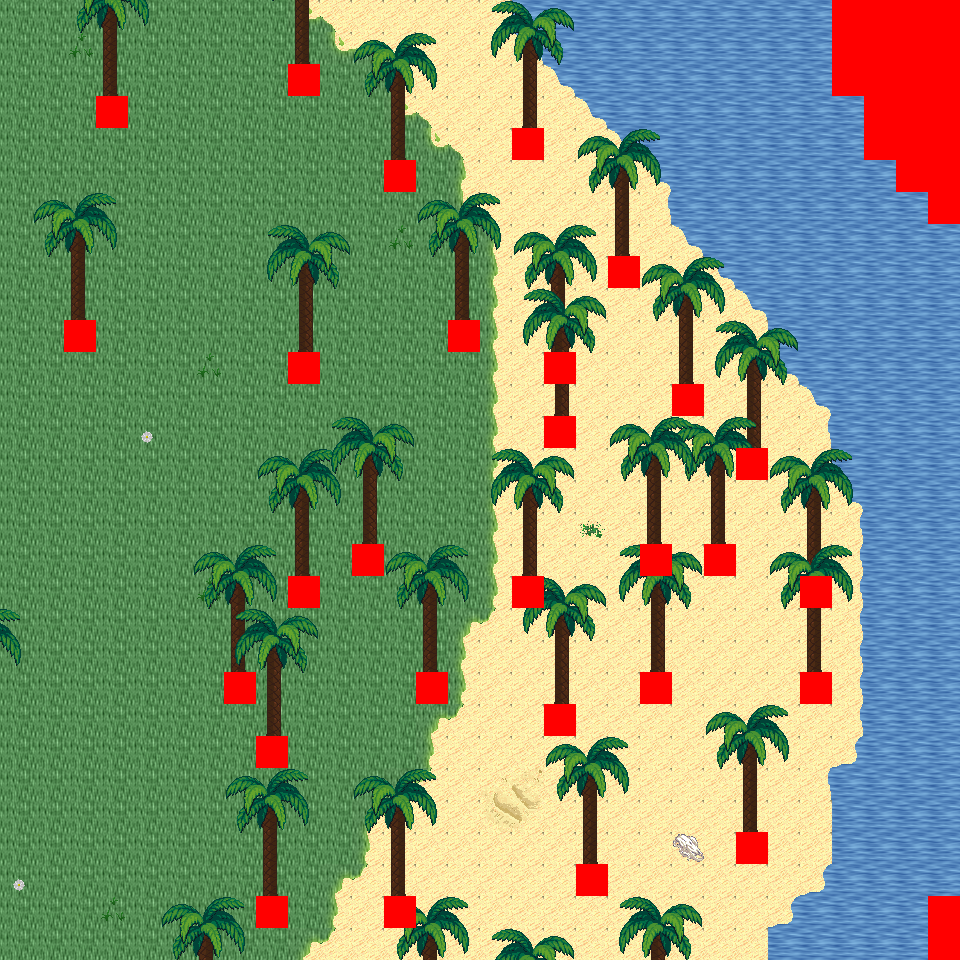

The image is a tile-based game level rendered from a .tmx file. Its description and source (layers, tilesets, objects; grid data summarised) follow:
An orthogonal 30x30 tile map with 32x32 px tiles, 6 tile layers (Ground, Object, Object2, Above, ...), 27 tilesets and 4 objects (4x mapExit).

<map version="1.0" orientation="orthogonal" renderorder="right-down" width="30" height="30" tilewidth="32" tileheight="32" nextobjectid="5">
  <tileset firstgid="1" name="tileset_logic_collision" tilewidth="32" tileheight="32" tilecount="1" columns="1">
    <image source="../drawable/tileset_logic_collision.png" width="32" height="32" />
  </tileset>
  <tileset firstgid="2" name="tileset_ground_ground" tilewidth="32" tileheight="32" tilecount="33" columns="3">
    <image source="../drawable/tileset_ground_ground.png" width="96" height="352" />
  </tileset>
  <tileset firstgid="35" name="tileset_ground_water_pool" tilewidth="32" tileheight="32" tilecount="72" columns="3">
    <image source="../drawable/tileset_ground_water_pool.png" width="96" height="768" />
  </tileset>
  <tileset firstgid="107" name="tileset_ground_water_pool_corners" tilewidth="32" tileheight="32" tilecount="72" columns="3">
    <image source="../drawable/tileset_ground_water_pool_corners.png" width="96" height="768" />
  </tileset>
  <tileset firstgid="179" name="tileset_ground_grass_edges" tilewidth="32" tileheight="32" tilecount="36" columns="12">
    <image source="../drawable/tileset_ground_grass_edges.png" width="384" height="96" />
  </tileset>
  <tileset firstgid="215" name="tileset_plant_grasses" tilewidth="32" tileheight="32" tilecount="6" columns="3">
    <image source="../drawable/tileset_plant_grasses.png" width="96" height="64" />
  </tileset>
  <tileset firstgid="221" name="tileset_ground_grass_corners" tilewidth="32" tileheight="32" tilecount="24" columns="6">
    <image source="../drawable/tileset_ground_grass_corners.png" width="192" height="128" />
  </tileset>
  <tileset firstgid="245" name="tileset_plant_flower_daisy_white" tilewidth="32" tileheight="32" tilecount="8" columns="2">
    <image source="../drawable/tileset_plant_flower_daisy_white.png" width="64" height="128" />
  </tileset>
  <tileset firstgid="253" name="tileset_item_corpse_huge_animal" tilewidth="32" tileheight="32" tilecount="16" columns="2">
    <image source="../drawable/tileset_item_corpse_huge_animal.png" width="64" height="256" />
  </tileset>
  <tileset firstgid="269" name="tileset_plant_cactus" tilewidth="32" tileheight="32" tilecount="2" columns="1">
    <image source="../drawable/tileset_plant_cactus.png" width="32" height="64" />
  </tileset>
  <tileset firstgid="271" name="tileset_item_corpse_skull_pale" tilewidth="32" tileheight="32" tilecount="2" columns="2">
    <image source="../drawable/tileset_item_corpse_skull_pale.png" width="64" height="32" />
  </tileset>
  <tileset firstgid="273" name="tileset_logic_creature_animal" tilewidth="32" tileheight="32" tilecount="32" columns="8">
    <image source="../drawable/tileset_logic_creature_animal.png" width="256" height="128" />
  </tileset>
  <tileset firstgid="305" name="tileset_logic_creature_golem" tilewidth="32" tileheight="32" tilecount="4" columns="4">
    <image source="../drawable/tileset_logic_creature_golem.png" width="128" height="32" />
  </tileset>
  <tileset firstgid="309" name="tileset_logic_creature_elemental" tilewidth="32" tileheight="32" tilecount="16" columns="8">
    <image source="../drawable/tileset_logic_creature_elemental.png" width="256" height="64" />
  </tileset>
  <tileset firstgid="325" name="tileset_ground_water_pool_deep" tilewidth="32" tileheight="32" tilecount="72" columns="3">
    <image source="../drawable/tileset_ground_water_pool_deep.png" width="96" height="768" />
  </tileset>
  <tileset firstgid="397" name="tileset_plant_tree_palm_trees" tilewidth="32" tileheight="32" tilecount="40" columns="4">
    <image source="../drawable/tileset_plant_tree_palm_trees.png" width="128" height="320" />
  </tileset>
  <tileset firstgid="437" name="tileset_building_roof_straw" tilewidth="32" tileheight="32" tilecount="20" columns="5">
    <image source="../drawable/tileset_building_roof_straw.png" width="160" height="128" />
  </tileset>
  <tileset firstgid="457" name="tileset_item_sign_large" tilewidth="32" tileheight="32" tilecount="15" columns="5">
    <image source="../drawable/tileset_item_sign_large.png" width="160" height="96" />
  </tileset>
  <tileset firstgid="472" name="tileset_item_campfires" tilewidth="32" tileheight="32" tilecount="2" columns="2">
    <image source="../drawable/tileset_item_campfires.png" width="64" height="32" />
  </tileset>
  <tileset firstgid="474" name="tileset_item_firewood" tilewidth="32" tileheight="32" tilecount="12" columns="3">
    <image source="../drawable/tileset_item_firewood.png" width="96" height="128" />
  </tileset>
  <tileset firstgid="486" name="tileset_logic_item_corn" tilewidth="32" tileheight="32" tilecount="5" columns="5">
    <image source="../drawable/tileset_logic_item_corn.png" width="160" height="32" />
  </tileset>
  <tileset firstgid="491" name="tileset_plant_tree_umbrella_thorn" tilewidth="32" tileheight="32" tilecount="18" columns="6">
    <image source="../drawable/tileset_plant_tree_umbrella_thorn.png" width="192" height="96" />
  </tileset>
  <tileset firstgid="509" name="tileset_logic_item_fruits" tilewidth="32" tileheight="32" tilecount="16" columns="8">
    <image source="../drawable/tileset_logic_item_fruits.png" width="256" height="64" />
  </tileset>
  <tileset firstgid="525" name="tileset_ground_sand_2" tilewidth="32" tileheight="32" tilecount="15" columns="5">
    <image source="../drawable/tileset_ground_sand_2.png" width="160" height="96" />
  </tileset>
  <tileset firstgid="540" name="tileset_ground_sand_1" tilewidth="32" tileheight="32" tilecount="10" columns="2">
    <image source="../drawable/tileset_ground_sand_1.png" width="64" height="160" />
  </tileset>
  <tileset firstgid="550" name="tileset_logic_creature_reptile" tilewidth="32" tileheight="32" tilecount="7" columns="7">
    <image source="../drawable/tileset_logic_creature_reptile.png" width="224" height="32" />
  </tileset>
  <tileset firstgid="557" name="tileset_logic_creature_human_cannibal" tilewidth="32" tileheight="32" tilecount="4" columns="4">
    <image source="../drawable/tileset_logic_creature_human_cannibal.png" width="128" height="32" />
  </tileset>
  <layer name="Ground" width="30" height="30">
    <data>[900 cells, 900 non-empty, 13 distinct tile ids]</data>
  </layer>
  <layer name="Object" width="30" height="30">
    <data>[900 cells, 129 non-empty, 15 distinct tile ids]</data>
  </layer>
  <layer name="Object2" width="30" height="30">
    <data>[900 cells, 0 non-empty, 0 distinct tile ids]</data>
  </layer>
  <layer name="Above" width="30" height="30">
    <data>[900 cells, 379 non-empty, 28 distinct tile ids]</data>
  </layer>
  <layer name="Above2" width="30" height="30">
    <data>[900 cells, 31 non-empty, 16 distinct tile ids]</data>
  </layer>
  <layer name="Walkable" width="30" height="30">
    <data>[900 cells, 51 non-empty, 1 distinct tile ids]</data>
  </layer>
  <objectgroup name="MapEvents">
    <object id="1" name="north" type="mapExit" x="0" y="0" width="832" height="32">
      <properties>
        <property name="map" value="level_0_x276_y93" />
        <property name="x" value="0" />
        <property name="y" value="28" />
      </properties>
    </object>
    <object id="2" name="south" type="mapExit" x="0" y="928" width="928" height="32">
      <properties>
        <property name="map" value="level_0_x276_y95" />
        <property name="x" value="0" />
        <property name="y" value="1" />
      </properties>
    </object>
    <object id="3" name="west" type="mapExit" x="0" y="0" width="32" height="960">
      <properties>
        <property name="map" value="level_0_x275_y94" />
        <property name="x" value="28" />
        <property name="y" value="0" />
      </properties>
    </object>
    </objectgroup>
</map>
<!-- 1 of 4 objects omitted -->
